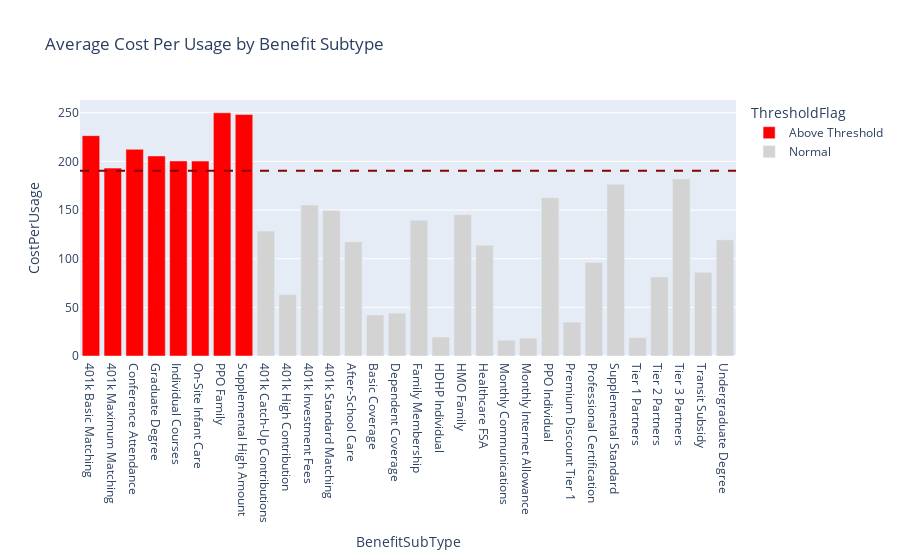
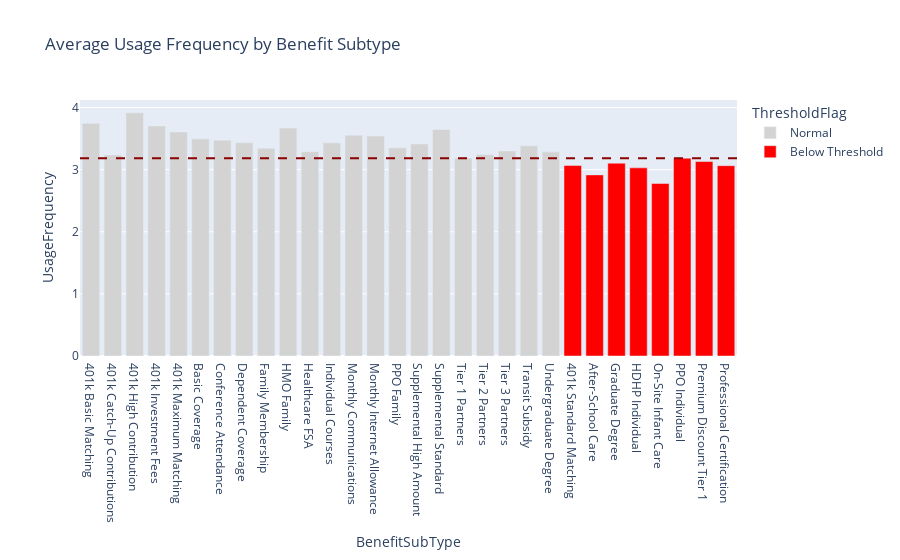
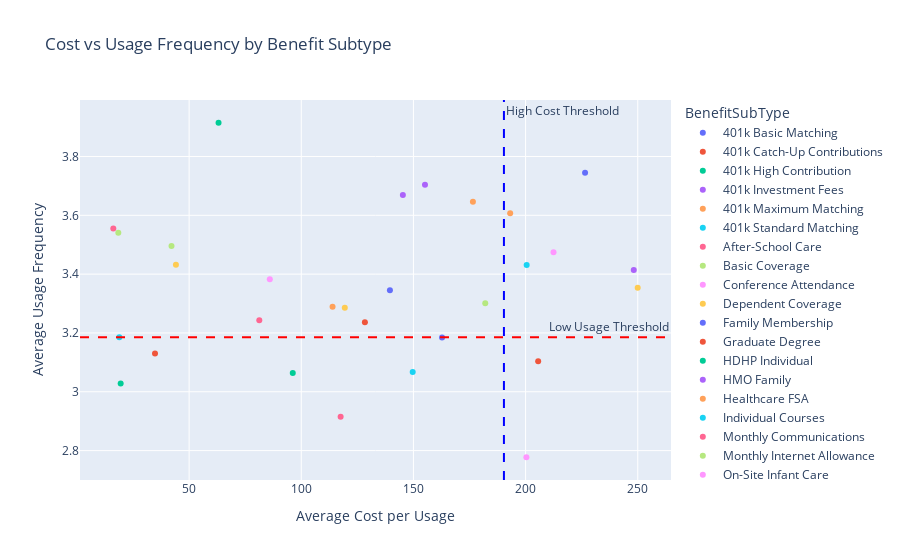
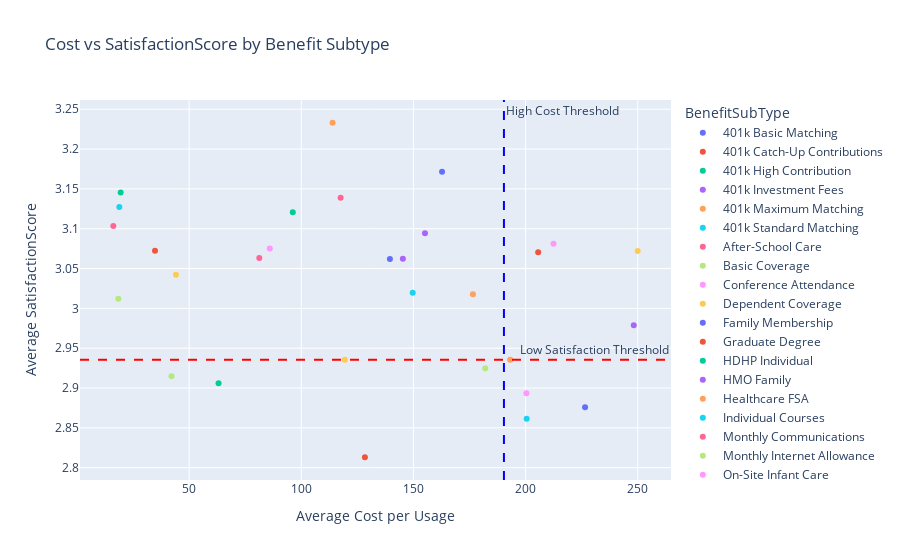

Write notebook code for charts like these, in order.
### Code cell
# Identify underutilized high-cost subcategories
# Group by BenefitSubType and calculate mean cost-per-usage and usage frequency, satisfaction score, and rank ROI score
subcategory_stats = merged.groupby('BenefitSubType').agg({
    'CostPerUsage': 'mean',
    'UsageFrequency': 'mean',
    'SatisfactionScore': 'mean',
    'ROI_Score': 'mean'
}).reset_index()

# Define high-cost threshold as the 75th percentile of cost-per-usage
high_cost_threshold = subcategory_stats['CostPerUsage'].quantile(0.75)

# Define low-usage threshold as the 25th percentile of usage frequency
low_usage_threshold = subcategory_stats['UsageFrequency'].quantile(0.25)

# Visualise and highlight those above/below thresholds
# Highlight subcategories above the high cost threshold and below the low usage threshold with colored bars

def create_bar_plot_treshold(df, x_col, y_col, title, treshold, treshold_label = 'max'):
    if treshold_label == 'max':
        df['ThresholdFlag'] = np.where(df['CostPerUsage'] > treshold, 'Above Threshold', 'Normal')
        fig = px.bar(
                df,
                x=x_col,
                y=y_col,
                color='ThresholdFlag',  # Only bars above threshold are colored
                color_discrete_map={'Above Threshold': 'red', 'Normal': 'lightgray'},
                title=title)
    else:
        df['ThresholdFlag'] = np.where(df[y_col] < treshold, 'Below Threshold', 'Normal')
        fig = px.bar(
            df,
            x=x_col,
            y=y_col,
            color='ThresholdFlag',  # Only bars above threshold are colored
            color_discrete_map={'Below Threshold': 'red', 'Normal': 'lightgray'},
            title=title
        )
    
    fig.add_hline(y=treshold, line_dash="dash", line_color="darkred")
    fig.show()

create_bar_plot_treshold(merged.groupby('BenefitSubType').agg({'CostPerUsage': 'mean'}).reset_index(), 'BenefitSubType', 'CostPerUsage', 'Average Cost Per Usage by Benefit Subtype', high_cost_threshold, 'max')
create_bar_plot_treshold(merged.groupby('BenefitSubType').agg({'UsageFrequency': 'mean'}).reset_index(), 'BenefitSubType', 'UsageFrequency', 'Average Usage Frequency by Benefit Subtype', low_usage_threshold, 'min')

# Find those that have high cost and low usage
underutilized_high_cost = subcategory_stats[
    (subcategory_stats['CostPerUsage'] > high_cost_threshold) &
    (subcategory_stats['UsageFrequency'] < low_usage_threshold)
]

print("Underutilized High-Cost Subcategories:")
print(underutilized_high_cost)

# Create quadrant plots (cost vs. usage, cost vs. satisfaction)
fig = px.scatter(subcategory_stats, x='CostPerUsage', y='UsageFrequency',
                 color='BenefitSubType',
                 title='Cost vs Usage Frequency by Benefit Subtype',
                 labels={'CostPerUsage': 'Average Cost per Usage', 'UsageFrequency': 'Average Usage Frequency'},
                 hover_data=['BenefitSubType'])
fig.add_hline(y=low_usage_threshold, line_dash="dash", line_color="red", annotation_text="Low Usage Threshold")
fig.add_vline(x=high_cost_threshold, line_dash="dash", line_color="blue", annotation_text="High Cost Threshold")
fig.show()

# Find those with have high cost and low satisfaction
underutilized_high_cost_satisfaction = subcategory_stats[
    (subcategory_stats['CostPerUsage'] > high_cost_threshold) &
    (subcategory_stats['SatisfactionScore'] < subcategory_stats['SatisfactionScore'].quantile(0.25))
]

print("Underutilized High-Cost Benefits with Low Satisfaction:")
print(underutilized_high_cost_satisfaction[['BenefitSubType', 'CostPerUsage', 'SatisfactionScore']])

# Visualise and highlight those above/below thresholds
fig = px.scatter(subcategory_stats, x='CostPerUsage', y='SatisfactionScore',
                 color='BenefitSubType',
                 title='Cost vs SatisfactionScore by Benefit Subtype',
                 labels={'CostPerUsage': 'Average Cost per Usage', 'SatisfactionScore': 'Average SatisfactionScore'},
                 hover_data=['BenefitSubType'])
fig.add_hline(y=subcategory_stats['SatisfactionScore'].quantile(0.25), line_dash="dash", line_color="red", annotation_text="Low Satisfaction Threshold")
fig.add_vline(x=high_cost_threshold, line_dash="dash", line_color="blue", annotation_text="High Cost Threshold")
fig.show()

### Figure 1 — Plotly figure (JSON) as saved in the notebook; plotly's stock layout.template omitted (floating-point values rounded to 4 significant figures)
{"data": [{"hovertemplate": "ThresholdFlag=Above Threshold<br>BenefitSubType=%{x}<br>CostPerUsage=%{y}<extra></extra>", "legendgroup": "Above Threshold", "marker": {"color": "red", "pattern": {"shape": ""}}, "name": "Above Threshold", "orientation": "v", "showlegend": true, "textposition": "auto", "type": "bar", "x": ["401k Basic Matching", "401k Maximum Matching", "Conference Attendance", "Graduate Degree", "Individual Courses", "On-Site Infant Care", "PPO Family", "Supplemental High Amount"], "xaxis": "x", "y": [226.5, 193.1, 212.5, 205.6, 200.5, 200.4, 250.0, 248.2], "yaxis": "y"}, {"hovertemplate": "ThresholdFlag=Normal<br>BenefitSubType=%{x}<br>CostPerUsage=%{y}<extra></extra>", "legendgroup": "Normal", "marker": {"color": "lightgray", "pattern": {"shape": ""}}, "name": "Normal", "orientation": "v", "showlegend": true, "textposition": "auto", "type": "bar", "x": ["401k Catch-Up Contributions", "401k High Contribution", "401k Investment Fees", "401k Standard Matching", "After-School Care", "Basic Coverage", "Dependent Coverage", "Family Membership", "HDHP Individual", "HMO Family", "Healthcare FSA", "Monthly Communications", "Monthly Internet Allowance", "PPO Individual", "Premium Discount Tier 1", "Professional Certification", "Supplemental Standard", "Tier 1 Partners", "Tier 2 Partners", "Tier 3 Partners", "Transit Subsidy", "Undergraduate Degree"], "xaxis": "x", "y": [128.4, 63.12, 155.1, 149.7, 117.5, 42.15, 44.12, 139.5, 19.49, 145.3, 113.9, 16.2, 18.43, 162.8, 34.8, 96.21, 176.5, 18.9, 81.29, 182.0, 85.97, 119.4], "yaxis": "y"}], "layout": {"barmode": "relative", "legend": {"title": {"text": "ThresholdFlag"}, "tracegroupgap": 0}, "shapes": [{"line": {"color": "darkred", "dash": "dash"}, "type": "line", "x0": 0, "x1": 1, "xref": "x domain", "y0": 190.3, "y1": 190.3, "yref": "y"}], "title": {"text": "Average Cost Per Usage by Benefit Subtype"}, "xaxis": {"anchor": "y", "domain": [0, 1], "title": {"text": "BenefitSubType"}}, "yaxis": {"anchor": "x", "domain": [0, 1], "title": {"text": "CostPerUsage"}}}}

### Figure 2 — Plotly figure (JSON) as saved in the notebook; plotly's stock layout.template omitted (floating-point values rounded to 4 significant figures)
{"data": [{"hovertemplate": "ThresholdFlag=Normal<br>BenefitSubType=%{x}<br>UsageFrequency=%{y}<extra></extra>", "legendgroup": "Normal", "marker": {"color": "lightgray", "pattern": {"shape": ""}}, "name": "Normal", "orientation": "v", "showlegend": true, "textposition": "auto", "type": "bar", "x": ["401k Basic Matching", "401k Catch-Up Contributions", "401k High Contribution", "401k Investment Fees", "401k Maximum Matching", "Basic Coverage", "Conference Attendance", "Dependent Coverage", "Family Membership", "HMO Family", "Healthcare FSA", "Individual Courses", "Monthly Communications", "Monthly Internet Allowance", "PPO Family", "Supplemental High Amount", "Supplemental Standard", "Tier 1 Partners", "Tier 2 Partners", "Tier 3 Partners", "Transit Subsidy", "Undergraduate Degree"], "xaxis": "x", "y": [3.745, 3.237, 3.915, 3.704, 3.607, 3.495, 3.474, 3.432, 3.345, 3.669, 3.289, 3.431, 3.555, 3.541, 3.354, 3.414, 3.646, 3.186, 3.243, 3.301, 3.383, 3.286], "yaxis": "y"}, {"hovertemplate": "ThresholdFlag=Below Threshold<br>BenefitSubType=%{x}<br>UsageFrequency=%{y}<extra></extra>", "legendgroup": "Below Threshold", "marker": {"color": "red", "pattern": {"shape": ""}}, "name": "Below Threshold", "orientation": "v", "showlegend": true, "textposition": "auto", "type": "bar", "x": ["401k Standard Matching", "After-School Care", "Graduate Degree", "HDHP Individual", "On-Site Infant Care", "PPO Individual", "Premium Discount Tier 1", "Professional Certification"], "xaxis": "x", "y": [3.067, 2.915, 3.104, 3.028, 2.777, 3.185, 3.13, 3.064], "yaxis": "y"}], "layout": {"barmode": "relative", "legend": {"title": {"text": "ThresholdFlag"}, "tracegroupgap": 0}, "shapes": [{"line": {"color": "darkred", "dash": "dash"}, "type": "line", "x0": 0, "x1": 1, "xref": "x domain", "y0": 3.185, "y1": 3.185, "yref": "y"}], "title": {"text": "Average Usage Frequency by Benefit Subtype"}, "xaxis": {"anchor": "y", "domain": [0, 1], "title": {"text": "BenefitSubType"}}, "yaxis": {"anchor": "x", "domain": [0, 1], "title": {"text": "UsageFrequency"}}}}

### Figure 3 — Plotly figure (JSON) as saved in the notebook; plotly's stock layout.template omitted (floating-point values rounded to 4 significant figures)
{"data": [{"customdata": [["401k Basic Matching"]], "hovertemplate": "BenefitSubType=%{customdata[0]}<br>Average Cost per Usage=%{x}<br>Average Usage Frequency=%{y}<extra></extra>", "legendgroup": "401k Basic Matching", "marker": {"color": "#636efa", "symbol": "circle"}, "mode": "markers", "name": "401k Basic Matching", "orientation": "v", "showlegend": true, "type": "scatter", "x": [226.5], "xaxis": "x", "y": [3.745], "yaxis": "y"}, {"customdata": [["401k Catch-Up Contributions"]], "hovertemplate": "BenefitSubType=%{customdata[0]}<br>Average Cost per Usage=%{x}<br>Average Usage Frequency=%{y}<extra></extra>", "legendgroup": "401k Catch-Up Contributions", "marker": {"color": "#EF553B", "symbol": "circle"}, "mode": "markers", "name": "401k Catch-Up Contributions", "orientation": "v", "showlegend": true, "type": "scatter", "x": [128.4], "xaxis": "x", "y": [3.237], "yaxis": "y"}, {"customdata": [["401k High Contribution"]], "hovertemplate": "BenefitSubType=%{customdata[0]}<br>Average Cost per Usage=%{x}<br>Average Usage Frequency=%{y}<extra></extra>", "legendgroup": "401k High Contribution", "marker": {"color": "#00cc96", "symbol": "circle"}, "mode": "markers", "name": "401k High Contribution", "orientation": "v", "showlegend": true, "type": "scatter", "x": [63.12], "xaxis": "x", "y": [3.915], "yaxis": "y"}, {"customdata": [["401k Investment Fees"]], "hovertemplate": "BenefitSubType=%{customdata[0]}<br>Average Cost per Usage=%{x}<br>Average Usage Frequency=%{y}<extra></extra>", "legendgroup": "401k Investment Fees", "marker": {"color": "#ab63fa", "symbol": "circle"}, "mode": "markers", "name": "401k Investment Fees", "orientation": "v", "showlegend": true, "type": "scatter", "x": [155.1], "xaxis": "x", "y": [3.704], "yaxis": "y"}, {"customdata": [["401k Maximum Matching"]], "hovertemplate": "BenefitSubType=%{customdata[0]}<br>Average Cost per Usage=%{x}<br>Average Usage Frequency=%{y}<extra></extra>", "legendgroup": "401k Maximum Matching", "marker": {"color": "#FFA15A", "symbol": "circle"}, "mode": "markers", "name": "401k Maximum Matching", "orientation": "v", "showlegend": true, "type": "scatter", "x": [193.1], "xaxis": "x", "y": [3.607], "yaxis": "y"}, {"customdata": [["401k Standard Matching"]], "hovertemplate": "BenefitSubType=%{customdata[0]}<br>Average Cost per Usage=%{x}<br>Average Usage Frequency=%{y}<extra></extra>", "legendgroup": "401k Standard Matching", "marker": {"color": "#19d3f3", "symbol": "circle"}, "mode": "markers", "name": "401k Standard Matching", "orientation": "v", "showlegend": true, "type": "scatter", "x": [149.7], "xaxis": "x", "y": [3.067], "yaxis": "y"}, {"customdata": [["After-School Care"]], "hovertemplate": "BenefitSubType=%{customdata[0]}<br>Average Cost per Usage=%{x}<br>Average Usage Frequency=%{y}<extra></extra>", "legendgroup": "After-School Care", "marker": {"color": "#FF6692", "symbol": "circle"}, "mode": "markers", "name": "After-School Care", "orientation": "v", "showlegend": true, "type": "scatter", "x": [117.5], "xaxis": "x", "y": [2.915], "yaxis": "y"}, {"customdata": [["Basic Coverage"]], "hovertemplate": "BenefitSubType=%{customdata[0]}<br>Average Cost per Usage=%{x}<br>Average Usage Frequency=%{y}<extra></extra>", "legendgroup": "Basic Coverage", "marker": {"color": "#B6E880", "symbol": "circle"}, "mode": "markers", "name": "Basic Coverage", "orientation": "v", "showlegend": true, "type": "scatter", "x": [42.15], "xaxis": "x", "y": [3.495], "yaxis": "y"}, {"customdata": [["Conference Attendance"]], "hovertemplate": "BenefitSubType=%{customdata[0]}<br>Average Cost per Usage=%{x}<br>Average Usage Frequency=%{y}<extra></extra>", "legendgroup": "Conference Attendance", "marker": {"color": "#FF97FF", "symbol": "circle"}, "mode": "markers", "name": "Conference Attendance", "orientation": "v", "showlegend": true, "type": "scatter", "x": [212.5], "xaxis": "x", "y": [3.474], "yaxis": "y"}, {"customdata": [["Dependent Coverage"]], "hovertemplate": "BenefitSubType=%{customdata[0]}<br>Average Cost per Usage=%{x}<br>Average Usage Frequency=%{y}<extra></extra>", "legendgroup": "Dependent Coverage", "marker": {"color": "#FECB52", "symbol": "circle"}, "mode": "markers", "name": "Dependent Coverage", "orientation": "v", "showlegend": true, "type": "scatter", "x": [44.12], "xaxis": "x", "y": [3.432], "yaxis": "y"}, {"customdata": [["Family Membership"]], "hovertemplate": "BenefitSubType=%{customdata[0]}<br>Average Cost per Usage=%{x}<br>Average Usage Frequency=%{y}<extra></extra>", "legendgroup": "Family Membership", "marker": {"color": "#636efa", "symbol": "circle"}, "mode": "markers", "name": "Family Membership", "orientation": "v", "showlegend": true, "type": "scatter", "x": [139.5], "xaxis": "x", "y": [3.345], "yaxis": "y"}, {"customdata": [["Graduate Degree"]], "hovertemplate": "BenefitSubType=%{customdata[0]}<br>Average Cost per Usage=%{x}<br>Average Usage Frequency=%{y}<extra></extra>", "legendgroup": "Graduate Degree", "marker": {"color": "#EF553B", "symbol": "circle"}, "mode": "markers", "name": "Graduate Degree", "orientation": "v", "showlegend": true, "type": "scatter", "x": [205.6], "xaxis": "x", "y": [3.104], "yaxis": "y"}, {"customdata": [["HDHP Individual"]], "hovertemplate": "BenefitSubType=%{customdata[0]}<br>Average Cost per Usage=%{x}<br>Average Usage Frequency=%{y}<extra></extra>", "legendgroup": "HDHP Individual", "marker": {"color": "#00cc96", "symbol": "circle"}, "mode": "markers", "name": "HDHP Individual", "orientation": "v", "showlegend": true, "type": "scatter", "x": [19.49], "xaxis": "x", "y": [3.028], "yaxis": "y"}, {"customdata": [["HMO Family"]], "hovertemplate": "BenefitSubType=%{customdata[0]}<br>Average Cost per Usage=%{x}<br>Average Usage Frequency=%{y}<extra></extra>", "legendgroup": "HMO Family", "marker": {"color": "#ab63fa", "symbol": "circle"}, "mode": "markers", "name": "HMO Family", "orientation": "v", "showlegend": true, "type": "scatter", "x": [145.3], "xaxis": "x", "y": [3.669], "yaxis": "y"}, {"customdata": [["Healthcare FSA"]], "hovertemplate": "BenefitSubType=%{customdata[0]}<br>Average Cost per Usage=%{x}<br>Average Usage Frequency=%{y}<extra></extra>", "legendgroup": "Healthcare FSA", "marker": {"color": "#FFA15A", "symbol": "circle"}, "mode": "markers", "name": "Healthcare FSA", "orientation": "v", "showlegend": true, "type": "scatter", "x": [113.9], "xaxis": "x", "y": [3.289], "yaxis": "y"}, {"customdata": [["Individual Courses"]], "hovertemplate": "BenefitSubType=%{customdata[0]}<br>Average Cost per Usage=%{x}<br>Average Usage Frequency=%{y}<extra></extra>", "legendgroup": "Individual Courses", "marker": {"color": "#19d3f3", "symbol": "circle"}, "mode": "markers", "name": "Individual Courses", "orientation": "v", "showlegend": true, "type": "scatter", "x": [200.5], "xaxis": "x", "y": [3.431], "yaxis": "y"}, {"customdata": [["Monthly Communications"]], "hovertemplate": "BenefitSubType=%{customdata[0]}<br>Average Cost per Usage=%{x}<br>Average Usage Frequency=%{y}<extra></extra>", "legendgroup": "Monthly Communications", "marker": {"color": "#FF6692", "symbol": "circle"}, "mode": "markers", "name": "Monthly Communications", "orientation": "v", "showlegend": true, "type": "scatter", "x": [16.2], "xaxis": "x", "y": [3.555], "yaxis": "y"}, {"customdata": [["Monthly Internet Allowance"]], "hovertemplate": "BenefitSubType=%{customdata[0]}<br>Average Cost per Usage=%{x}<br>Average Usage Frequency=%{y}<extra></extra>", "legendgroup": "Monthly Internet Allowance", "marker": {"color": "#B6E880", "symbol": "circle"}, "mode": "markers", "name": "Monthly Internet Allowance", "orientation": "v", "showlegend": true, "type": "scatter", "x": [18.43], "xaxis": "x", "y": [3.541], "yaxis": "y"}, {"customdata": [["On-Site Infant Care"]], "hovertemplate": "BenefitSubType=%{customdata[0]}<br>Average Cost per Usage=%{x}<br>Average Usage Frequency=%{y}<extra></extra>", "legendgroup": "On-Site Infant Care", "marker": {"color": "#FF97FF", "symbol": "circle"}, "mode": "markers", "name": "On-Site Infant Care", "orientation": "v", "showlegend": true, "type": "scatter", "x": [200.4], "xaxis": "x", "y": [2.777], "yaxis": "y"}, {"customdata": [["PPO Family"]], "hovertemplate": "BenefitSubType=%{customdata[0]}<br>Average Cost per Usage=%{x}<br>Average Usage Frequency=%{y}<extra></extra>", "legendgroup": "PPO Family", "marker": {"color": "#FECB52", "symbol": "circle"}, "mode": "markers", "name": "PPO Family", "orientation": "v", "showlegend": true, "type": "scatter", "x": [250.0], "xaxis": "x", "y": [3.354], "yaxis": "y"}, {"customdata": [["PPO Individual"]], "hovertemplate": "BenefitSubType=%{customdata[0]}<br>Average Cost per Usage=%{x}<br>Average Usage Frequency=%{y}<extra></extra>", "legendgroup": "PPO Individual", "marker": {"color": "#636efa", "symbol": "circle"}, "mode": "markers", "name": "PPO Individual", "orientation": "v", "showlegend": true, "type": "scatter", "x": [162.8], "xaxis": "x", "y": [3.185], "yaxis": "y"}, {"customdata": [["Premium Discount Tier 1"]], "hovertemplate": "BenefitSubType=%{customdata[0]}<br>Average Cost per Usage=%{x}<br>Average Usage Frequency=%{y}<extra></extra>", "legendgroup": "Premium Discount Tier 1", "marker": {"color": "#EF553B", "symbol": "circle"}, "mode": "markers", "name": "Premium Discount Tier 1", "orientation": "v", "showlegend": true, "type": "scatter", "x": [34.8], "xaxis": "x", "y": [3.13], "yaxis": "y"}, {"customdata": [["Professional Certification"]], "hovertemplate": "BenefitSubType=%{customdata[0]}<br>Average Cost per Usage=%{x}<br>Average Usage Frequency=%{y}<extra></extra>", "legendgroup": "Professional Certification", "marker": {"color": "#00cc96", "symbol": "circle"}, "mode": "markers", "name": "Professional Certification", "orientation": "v", "showlegend": true, "type": "scatter", "x": [96.21], "xaxis": "x", "y": [3.064], "yaxis": "y"}, {"customdata": [["Supplemental High Amount"]], "hovertemplate": "BenefitSubType=%{customdata[0]}<br>Average Cost per Usage=%{x}<br>Average Usage Frequency=%{y}<extra></extra>", "legendgroup": "Supplemental High Amount", "marker": {"color": "#ab63fa", "symbol": "circle"}, "mode": "markers", "name": "Supplemental High Amount", "orientation": "v", "showlegend": true, "type": "scatter", "x": [248.2], "xaxis": "x", "y": [3.414], "yaxis": "y"}, {"customdata": [["Supplemental Standard"]], "hovertemplate": "BenefitSubType=%{customdata[0]}<br>Average Cost per Usage=%{x}<br>Average Usage Frequency=%{y}<extra></extra>", "legendgroup": "Supplemental Standard", "marker": {"color": "#FFA15A", "symbol": "circle"}, "mode": "markers", "name": "Supplemental Standard", "orientation": "v", "showlegend": true, "type": "scatter", "x": [176.5], "xaxis": "x", "y": [3.646], "yaxis": "y"}, {"customdata": [["Tier 1 Partners"]], "hovertemplate": "BenefitSubType=%{customdata[0]}<br>Average Cost per Usage=%{x}<br>Average Usage Frequency=%{y}<extra></extra>", "legendgroup": "Tier 1 Partners", "marker": {"color": "#19d3f3", "symbol": "circle"}, "mode": "markers", "name": "Tier 1 Partners", "orientation": "v", "showlegend": true, "type": "scatter", "x": [18.9], "xaxis": "x", "y": [3.186], "yaxis": "y"}, {"customdata": [["Tier 2 Partners"]], "hovertemplate": "BenefitSubType=%{customdata[0]}<br>Average Cost per Usage=%{x}<br>Average Usage Frequency=%{y}<extra></extra>", "legendgroup": "Tier 2 Partners", "marker": {"color": "#FF6692", "symbol": "circle"}, "mode": "markers", "name": "Tier 2 Partners", "orientation": "v", "showlegend": true, "type": "scatter", "x": [81.29], "xaxis": "x", "y": [3.243], "yaxis": "y"}, {"customdata": [["Tier 3 Partners"]], "hovertemplate": "BenefitSubType=%{customdata[0]}<br>Average Cost per Usage=%{x}<br>Average Usage Frequency=%{y}<extra></extra>", "legendgroup": "Tier 3 Partners", "marker": {"color": "#B6E880", "symbol": "circle"}, "mode": "markers", "name": "Tier 3 Partners", "orientation": "v", "showlegend": true, "type": "scatter", "x": [182.0], "xaxis": "x", "y": [3.301], "yaxis": "y"}, {"customdata": [["Transit Subsidy"]], "hovertemplate": "BenefitSubType=%{customdata[0]}<br>Average Cost per Usage=%{x}<br>Average Usage Frequency=%{y}<extra></extra>", "legendgroup": "Transit Subsidy", "marker": {"color": "#FF97FF", "symbol": "circle"}, "mode": "markers", "name": "Transit Subsidy", "orientation": "v", "showlegend": true, "type": "scatter", "x": [85.97], "xaxis": "x", "y": [3.383], "yaxis": "y"}, {"customdata": [["Undergraduate Degree"]], "hovertemplate": "BenefitSubType=%{customdata[0]}<br>Average Cost per Usage=%{x}<br>Average Usage Frequency=%{y}<extra></extra>", "legendgroup": "Undergraduate Degree", "marker": {"color": "#FECB52", "symbol": "circle"}, "mode": "markers", "name": "Undergraduate Degree", "orientation": "v", "showlegend": true, "type": "scatter", "x": [119.4], "xaxis": "x", "y": [3.286], "yaxis": "y"}], "layout": {"annotations": [{"showarrow": false, "text": "Low Usage Threshold", "x": 1, "xanchor": "right", "xref": "x domain", "y": 3.185, "yanchor": "bottom", "yref": "y"}, {"showarrow": false, "text": "High Cost Threshold", "x": 190.3, "xanchor": "left", "xref": "x", "y": 1, "yanchor": "top", "yref": "y domain"}], "legend": {"title": {"text": "BenefitSubType"}, "tracegroupgap": 0}, "shapes": [{"line": {"color": "red", "dash": "dash"}, "type": "line", "x0": 0, "x1": 1, "xref": "x domain", "y0": 3.185, "y1": 3.185, "yref": "y"}, {"line": {"color": "blue", "dash": "dash"}, "type": "line", "x0": 190.3, "x1": 190.3, "xref": "x", "y0": 0, "y1": 1, "yref": "y domain"}], "title": {"text": "Cost vs Usage Frequency by Benefit Subtype"}, "xaxis": {"anchor": "y", "domain": [0, 1], "title": {"text": "Average Cost per Usage"}}, "yaxis": {"anchor": "x", "domain": [0, 1], "title": {"text": "Average Usage Frequency"}}}}

### Figure 4 — Plotly figure (JSON) as saved in the notebook; plotly's stock layout.template omitted (floating-point values rounded to 4 significant figures)
{"data": [{"customdata": [["401k Basic Matching"]], "hovertemplate": "BenefitSubType=%{customdata[0]}<br>Average Cost per Usage=%{x}<br>Average SatisfactionScore=%{y}<extra></extra>", "legendgroup": "401k Basic Matching", "marker": {"color": "#636efa", "symbol": "circle"}, "mode": "markers", "name": "401k Basic Matching", "orientation": "v", "showlegend": true, "type": "scatter", "x": [226.5], "xaxis": "x", "y": [2.876], "yaxis": "y"}, {"customdata": [["401k Catch-Up Contributions"]], "hovertemplate": "BenefitSubType=%{customdata[0]}<br>Average Cost per Usage=%{x}<br>Average SatisfactionScore=%{y}<extra></extra>", "legendgroup": "401k Catch-Up Contributions", "marker": {"color": "#EF553B", "symbol": "circle"}, "mode": "markers", "name": "401k Catch-Up Contributions", "orientation": "v", "showlegend": true, "type": "scatter", "x": [128.4], "xaxis": "x", "y": [2.813], "yaxis": "y"}, {"customdata": [["401k High Contribution"]], "hovertemplate": "BenefitSubType=%{customdata[0]}<br>Average Cost per Usage=%{x}<br>Average SatisfactionScore=%{y}<extra></extra>", "legendgroup": "401k High Contribution", "marker": {"color": "#00cc96", "symbol": "circle"}, "mode": "markers", "name": "401k High Contribution", "orientation": "v", "showlegend": true, "type": "scatter", "x": [63.12], "xaxis": "x", "y": [2.906], "yaxis": "y"}, {"customdata": [["401k Investment Fees"]], "hovertemplate": "BenefitSubType=%{customdata[0]}<br>Average Cost per Usage=%{x}<br>Average SatisfactionScore=%{y}<extra></extra>", "legendgroup": "401k Investment Fees", "marker": {"color": "#ab63fa", "symbol": "circle"}, "mode": "markers", "name": "401k Investment Fees", "orientation": "v", "showlegend": true, "type": "scatter", "x": [155.1], "xaxis": "x", "y": [3.094], "yaxis": "y"}, {"customdata": [["401k Maximum Matching"]], "hovertemplate": "BenefitSubType=%{customdata[0]}<br>Average Cost per Usage=%{x}<br>Average SatisfactionScore=%{y}<extra></extra>", "legendgroup": "401k Maximum Matching", "marker": {"color": "#FFA15A", "symbol": "circle"}, "mode": "markers", "name": "401k Maximum Matching", "orientation": "v", "showlegend": true, "type": "scatter", "x": [193.1], "xaxis": "x", "y": [2.936], "yaxis": "y"}, {"customdata": [["401k Standard Matching"]], "hovertemplate": "BenefitSubType=%{customdata[0]}<br>Average Cost per Usage=%{x}<br>Average SatisfactionScore=%{y}<extra></extra>", "legendgroup": "401k Standard Matching", "marker": {"color": "#19d3f3", "symbol": "circle"}, "mode": "markers", "name": "401k Standard Matching", "orientation": "v", "showlegend": true, "type": "scatter", "x": [149.7], "xaxis": "x", "y": [3.02], "yaxis": "y"}, {"customdata": [["After-School Care"]], "hovertemplate": "BenefitSubType=%{customdata[0]}<br>Average Cost per Usage=%{x}<br>Average SatisfactionScore=%{y}<extra></extra>", "legendgroup": "After-School Care", "marker": {"color": "#FF6692", "symbol": "circle"}, "mode": "markers", "name": "After-School Care", "orientation": "v", "showlegend": true, "type": "scatter", "x": [117.5], "xaxis": "x", "y": [3.139], "yaxis": "y"}, {"customdata": [["Basic Coverage"]], "hovertemplate": "BenefitSubType=%{customdata[0]}<br>Average Cost per Usage=%{x}<br>Average SatisfactionScore=%{y}<extra></extra>", "legendgroup": "Basic Coverage", "marker": {"color": "#B6E880", "symbol": "circle"}, "mode": "markers", "name": "Basic Coverage", "orientation": "v", "showlegend": true, "type": "scatter", "x": [42.15], "xaxis": "x", "y": [2.915], "yaxis": "y"}, {"customdata": [["Conference Attendance"]], "hovertemplate": "BenefitSubType=%{customdata[0]}<br>Average Cost per Usage=%{x}<br>Average SatisfactionScore=%{y}<extra></extra>", "legendgroup": "Conference Attendance", "marker": {"color": "#FF97FF", "symbol": "circle"}, "mode": "markers", "name": "Conference Attendance", "orientation": "v", "showlegend": true, "type": "scatter", "x": [212.5], "xaxis": "x", "y": [3.081], "yaxis": "y"}, {"customdata": [["Dependent Coverage"]], "hovertemplate": "BenefitSubType=%{customdata[0]}<br>Average Cost per Usage=%{x}<br>Average SatisfactionScore=%{y}<extra></extra>", "legendgroup": "Dependent Coverage", "marker": {"color": "#FECB52", "symbol": "circle"}, "mode": "markers", "name": "Dependent Coverage", "orientation": "v", "showlegend": true, "type": "scatter", "x": [44.12], "xaxis": "x", "y": [3.042], "yaxis": "y"}, {"customdata": [["Family Membership"]], "hovertemplate": "BenefitSubType=%{customdata[0]}<br>Average Cost per Usage=%{x}<br>Average SatisfactionScore=%{y}<extra></extra>", "legendgroup": "Family Membership", "marker": {"color": "#636efa", "symbol": "circle"}, "mode": "markers", "name": "Family Membership", "orientation": "v", "showlegend": true, "type": "scatter", "x": [139.5], "xaxis": "x", "y": [3.062], "yaxis": "y"}, {"customdata": [["Graduate Degree"]], "hovertemplate": "BenefitSubType=%{customdata[0]}<br>Average Cost per Usage=%{x}<br>Average SatisfactionScore=%{y}<extra></extra>", "legendgroup": "Graduate Degree", "marker": {"color": "#EF553B", "symbol": "circle"}, "mode": "markers", "name": "Graduate Degree", "orientation": "v", "showlegend": true, "type": "scatter", "x": [205.6], "xaxis": "x", "y": [3.07], "yaxis": "y"}, {"customdata": [["HDHP Individual"]], "hovertemplate": "BenefitSubType=%{customdata[0]}<br>Average Cost per Usage=%{x}<br>Average SatisfactionScore=%{y}<extra></extra>", "legendgroup": "HDHP Individual", "marker": {"color": "#00cc96", "symbol": "circle"}, "mode": "markers", "name": "HDHP Individual", "orientation": "v", "showlegend": true, "type": "scatter", "x": [19.49], "xaxis": "x", "y": [3.146], "yaxis": "y"}, {"customdata": [["HMO Family"]], "hovertemplate": "BenefitSubType=%{customdata[0]}<br>Average Cost per Usage=%{x}<br>Average SatisfactionScore=%{y}<extra></extra>", "legendgroup": "HMO Family", "marker": {"color": "#ab63fa", "symbol": "circle"}, "mode": "markers", "name": "HMO Family", "orientation": "v", "showlegend": true, "type": "scatter", "x": [145.3], "xaxis": "x", "y": [3.062], "yaxis": "y"}, {"customdata": [["Healthcare FSA"]], "hovertemplate": "BenefitSubType=%{customdata[0]}<br>Average Cost per Usage=%{x}<br>Average SatisfactionScore=%{y}<extra></extra>", "legendgroup": "Healthcare FSA", "marker": {"color": "#FFA15A", "symbol": "circle"}, "mode": "markers", "name": "Healthcare FSA", "orientation": "v", "showlegend": true, "type": "scatter", "x": [113.9], "xaxis": "x", "y": [3.233], "yaxis": "y"}, {"customdata": [["Individual Courses"]], "hovertemplate": "BenefitSubType=%{customdata[0]}<br>Average Cost per Usage=%{x}<br>Average SatisfactionScore=%{y}<extra></extra>", "legendgroup": "Individual Courses", "marker": {"color": "#19d3f3", "symbol": "circle"}, "mode": "markers", "name": "Individual Courses", "orientation": "v", "showlegend": true, "type": "scatter", "x": [200.5], "xaxis": "x", "y": [2.861], "yaxis": "y"}, {"customdata": [["Monthly Communications"]], "hovertemplate": "BenefitSubType=%{customdata[0]}<br>Average Cost per Usage=%{x}<br>Average SatisfactionScore=%{y}<extra></extra>", "legendgroup": "Monthly Communications", "marker": {"color": "#FF6692", "symbol": "circle"}, "mode": "markers", "name": "Monthly Communications", "orientation": "v", "showlegend": true, "type": "scatter", "x": [16.2], "xaxis": "x", "y": [3.103], "yaxis": "y"}, {"customdata": [["Monthly Internet Allowance"]], "hovertemplate": "BenefitSubType=%{customdata[0]}<br>Average Cost per Usage=%{x}<br>Average SatisfactionScore=%{y}<extra></extra>", "legendgroup": "Monthly Internet Allowance", "marker": {"color": "#B6E880", "symbol": "circle"}, "mode": "markers", "name": "Monthly Internet Allowance", "orientation": "v", "showlegend": true, "type": "scatter", "x": [18.43], "xaxis": "x", "y": [3.012], "yaxis": "y"}, {"customdata": [["On-Site Infant Care"]], "hovertemplate": "BenefitSubType=%{customdata[0]}<br>Average Cost per Usage=%{x}<br>Average SatisfactionScore=%{y}<extra></extra>", "legendgroup": "On-Site Infant Care", "marker": {"color": "#FF97FF", "symbol": "circle"}, "mode": "markers", "name": "On-Site Infant Care", "orientation": "v", "showlegend": true, "type": "scatter", "x": [200.4], "xaxis": "x", "y": [2.894], "yaxis": "y"}, {"customdata": [["PPO Family"]], "hovertemplate": "BenefitSubType=%{customdata[0]}<br>Average Cost per Usage=%{x}<br>Average SatisfactionScore=%{y}<extra></extra>", "legendgroup": "PPO Family", "marker": {"color": "#FECB52", "symbol": "circle"}, "mode": "markers", "name": "PPO Family", "orientation": "v", "showlegend": true, "type": "scatter", "x": [250.0], "xaxis": "x", "y": [3.072], "yaxis": "y"}, {"customdata": [["PPO Individual"]], "hovertemplate": "BenefitSubType=%{customdata[0]}<br>Average Cost per Usage=%{x}<br>Average SatisfactionScore=%{y}<extra></extra>", "legendgroup": "PPO Individual", "marker": {"color": "#636efa", "symbol": "circle"}, "mode": "markers", "name": "PPO Individual", "orientation": "v", "showlegend": true, "type": "scatter", "x": [162.8], "xaxis": "x", "y": [3.172], "yaxis": "y"}, {"customdata": [["Premium Discount Tier 1"]], "hovertemplate": "BenefitSubType=%{customdata[0]}<br>Average Cost per Usage=%{x}<br>Average SatisfactionScore=%{y}<extra></extra>", "legendgroup": "Premium Discount Tier 1", "marker": {"color": "#EF553B", "symbol": "circle"}, "mode": "markers", "name": "Premium Discount Tier 1", "orientation": "v", "showlegend": true, "type": "scatter", "x": [34.8], "xaxis": "x", "y": [3.072], "yaxis": "y"}, {"customdata": [["Professional Certification"]], "hovertemplate": "BenefitSubType=%{customdata[0]}<br>Average Cost per Usage=%{x}<br>Average SatisfactionScore=%{y}<extra></extra>", "legendgroup": "Professional Certification", "marker": {"color": "#00cc96", "symbol": "circle"}, "mode": "markers", "name": "Professional Certification", "orientation": "v", "showlegend": true, "type": "scatter", "x": [96.21], "xaxis": "x", "y": [3.121], "yaxis": "y"}, {"customdata": [["Supplemental High Amount"]], "hovertemplate": "BenefitSubType=%{customdata[0]}<br>Average Cost per Usage=%{x}<br>Average SatisfactionScore=%{y}<extra></extra>", "legendgroup": "Supplemental High Amount", "marker": {"color": "#ab63fa", "symbol": "circle"}, "mode": "markers", "name": "Supplemental High Amount", "orientation": "v", "showlegend": true, "type": "scatter", "x": [248.2], "xaxis": "x", "y": [2.979], "yaxis": "y"}, {"customdata": [["Supplemental Standard"]], "hovertemplate": "BenefitSubType=%{customdata[0]}<br>Average Cost per Usage=%{x}<br>Average SatisfactionScore=%{y}<extra></extra>", "legendgroup": "Supplemental Standard", "marker": {"color": "#FFA15A", "symbol": "circle"}, "mode": "markers", "name": "Supplemental Standard", "orientation": "v", "showlegend": true, "type": "scatter", "x": [176.5], "xaxis": "x", "y": [3.018], "yaxis": "y"}, {"customdata": [["Tier 1 Partners"]], "hovertemplate": "BenefitSubType=%{customdata[0]}<br>Average Cost per Usage=%{x}<br>Average SatisfactionScore=%{y}<extra></extra>", "legendgroup": "Tier 1 Partners", "marker": {"color": "#19d3f3", "symbol": "circle"}, "mode": "markers", "name": "Tier 1 Partners", "orientation": "v", "showlegend": true, "type": "scatter", "x": [18.9], "xaxis": "x", "y": [3.127], "yaxis": "y"}, {"customdata": [["Tier 2 Partners"]], "hovertemplate": "BenefitSubType=%{customdata[0]}<br>Average Cost per Usage=%{x}<br>Average SatisfactionScore=%{y}<extra></extra>", "legendgroup": "Tier 2 Partners", "marker": {"color": "#FF6692", "symbol": "circle"}, "mode": "markers", "name": "Tier 2 Partners", "orientation": "v", "showlegend": true, "type": "scatter", "x": [81.29], "xaxis": "x", "y": [3.063], "yaxis": "y"}, {"customdata": [["Tier 3 Partners"]], "hovertemplate": "BenefitSubType=%{customdata[0]}<br>Average Cost per Usage=%{x}<br>Average SatisfactionScore=%{y}<extra></extra>", "legendgroup": "Tier 3 Partners", "marker": {"color": "#B6E880", "symbol": "circle"}, "mode": "markers", "name": "Tier 3 Partners", "orientation": "v", "showlegend": true, "type": "scatter", "x": [182.0], "xaxis": "x", "y": [2.925], "yaxis": "y"}, {"customdata": [["Transit Subsidy"]], "hovertemplate": "BenefitSubType=%{customdata[0]}<br>Average Cost per Usage=%{x}<br>Average SatisfactionScore=%{y}<extra></extra>", "legendgroup": "Transit Subsidy", "marker": {"color": "#FF97FF", "symbol": "circle"}, "mode": "markers", "name": "Transit Subsidy", "orientation": "v", "showlegend": true, "type": "scatter", "x": [85.97], "xaxis": "x", "y": [3.075], "yaxis": "y"}, {"customdata": [["Undergraduate Degree"]], "hovertemplate": "BenefitSubType=%{customdata[0]}<br>Average Cost per Usage=%{x}<br>Average SatisfactionScore=%{y}<extra></extra>", "legendgroup": "Undergraduate Degree", "marker": {"color": "#FECB52", "symbol": "circle"}, "mode": "markers", "name": "Undergraduate Degree", "orientation": "v", "showlegend": true, "type": "scatter", "x": [119.4], "xaxis": "x", "y": [2.936], "yaxis": "y"}], "layout": {"annotations": [{"showarrow": false, "text": "Low Satisfaction Threshold", "x": 1, "xanchor": "right", "xref": "x domain", "y": 2.936, "yanchor": "bottom", "yref": "y"}, {"showarrow": false, "text": "High Cost Threshold", "x": 190.3, "xanchor": "left", "xref": "x", "y": 1, "yanchor": "top", "yref": "y domain"}], "legend": {"title": {"text": "BenefitSubType"}, "tracegroupgap": 0}, "shapes": [{"line": {"color": "red", "dash": "dash"}, "type": "line", "x0": 0, "x1": 1, "xref": "x domain", "y0": 2.936, "y1": 2.936, "yref": "y"}, {"line": {"color": "blue", "dash": "dash"}, "type": "line", "x0": 190.3, "x1": 190.3, "xref": "x", "y0": 0, "y1": 1, "yref": "y domain"}], "title": {"text": "Cost vs SatisfactionScore by Benefit Subtype"}, "xaxis": {"anchor": "y", "domain": [0, 1], "title": {"text": "Average Cost per Usage"}}, "yaxis": {"anchor": "x", "domain": [0, 1], "title": {"text": "Average SatisfactionScore"}}}}
